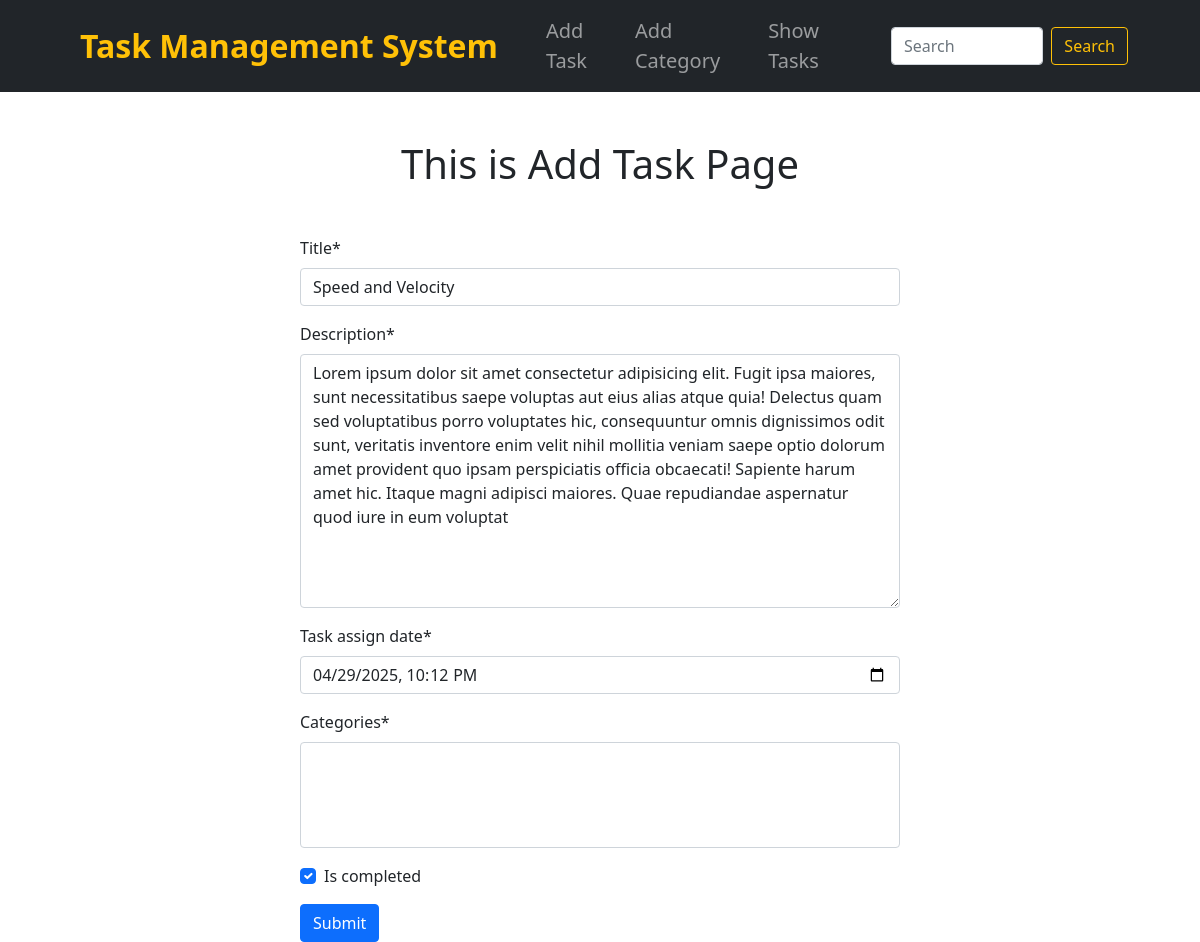
The app's page /task_app/edit_task/1, older data.
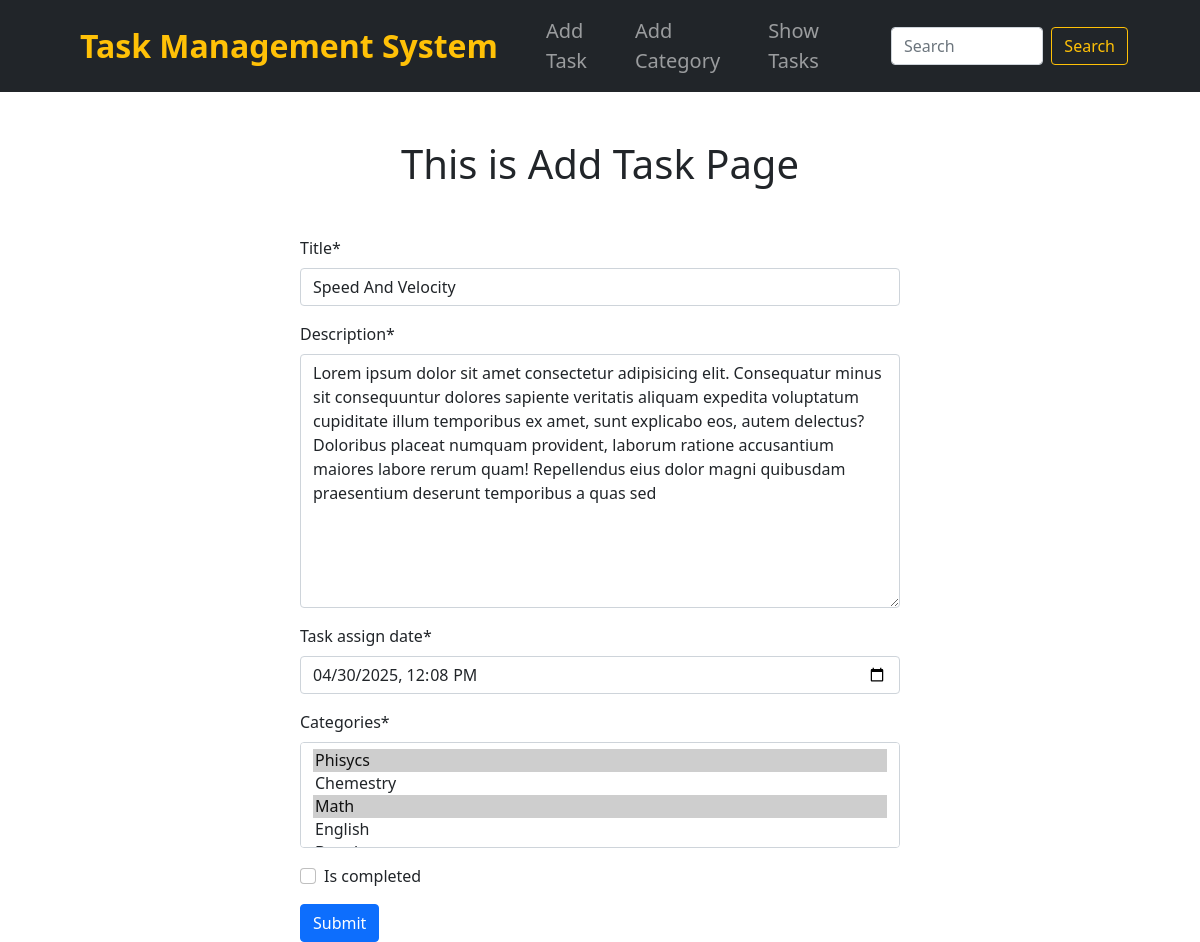
The same page, newer data.
### task_app/models.py (models this page shows, shortened)
class Task(models.Model):
    title = models.CharField(max_length=200)
    description = models.TextField()
    task_assign_date = models.DateTimeField()
    categories = models.ManyToManyField(Category, related_name='tasks')
    is_completed = models.BooleanField(default=False)

### task_app/views.py (the view)
# urls.py: path('edit_task/<int:id>', views.edit_task, name= 'EditTaskPage'),
def edit_task(request, id):
    task_object = models.Task.objects.get(pk= id) # selecting the specific object of task
    task_form = forms.TaskForm(instance= task_object) # using task_object as TaskForm instance
    if request.method == "POST":
        task_form = forms.TaskForm(request.POST, instance= task_object)
        if task_form.is_valid():
            task_form.save()
            return redirect('HomePage')
    return render(request, 'add_task.html', context={ 'form' : task_form})

### task_app/forms.py
class TaskForm(forms.ModelForm):
    class Meta:
        model = models.Task
        fields = '__all__'
        widgets = {
            'task_assign_date': forms.DateTimeInput(attrs={'type': 'datetime-local'}),
        }

### category_app/models.py (called while the page is built)
    def __str__(self):
        return self.category_name

### task_app/templates/add_task.html (shortened to what this page needs)
{% extends 'base.html' %}
{% load crispy_forms_tags %}
{% block content %}
    <h1 class="text-center m-5">This is Add Task Page</h1>
    <form class="w-50 mx-auto" method="post">
        {{ form | crispy }}
        <button class="btn btn-primary" type="submit">Submit</button>
    </form>
{% endblock content %}

Row changes from the older to the newer data that the page shows:
changed Task: title "Speed and Velocity" → "Speed And Velocity"; description "…amet consectetur adipisicing elit. Fugit ipsa maiores, sunt necessitatibus saepe voluptas aut eius alias atque quia! Delectus quam sed voluptatibus porro voluptates hic, consequuntur omnis dignissimos odit sunt, veritatis inventore enim velit nihil mollitia veniam saepe optio dolorum amet provident quo ipsam perspiciatis officia obcaecati! Sapiente harum amet hic. Itaque magni adipisci maiores. Quae repudiandae aspernatur quod iure in eum voluptat" → "…amet consectetur adipisicing elit. Consequatur minus sit consequuntur dolores sapiente veritatis aliquam expedita voluptatum cupiditate illum temporibus ex amet, sunt explicabo eos, autem delectus? Doloribus placeat numquam provident, laborum ratione accusantium maiores labore rerum quam! Repellendus eius dolor magni quibusdam praesentium deserunt temporibus a quas sed"; task_assign_date "04/29/2025 22:12" → "04/30/2025 12:08"; is_completed "☑" → "☐"
Text that changed along with them:
form field categories: (not shown) → "Phisycs ☑ / Chemestry / Math ☑ / English"
